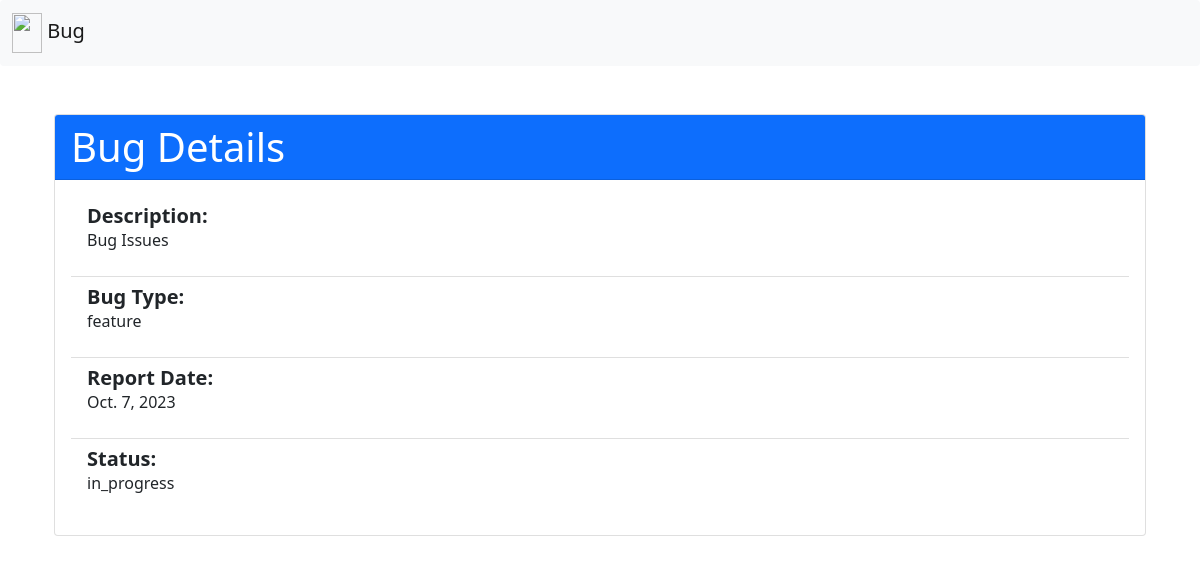
Page /bug/bug/4/ on the committed database.
### bug/models.py (models this page shows, shortened)
class Bug(models.Model):
    BUG_TYPES = [
        ('error', 'Error'),
        ('feature', 'New Feature'),
        ('enhancement', 'Enhancement'),
        ('other', 'Other'),
    ]
    STATUS_CHOICES = [
        ('todo', 'To Do'),
        ('in_progress', 'In Progress'),
        ('done', 'Done'),
    ]
    description = models.TextField()
    bug_type = models.CharField(max_length=35, choices=BUG_TYPES, default='error')
    report_date = models.DateField(default=datetime.now)
    status = models.CharField(max_length=35, choices=STATUS_CHOICES, default='todo')

### bug/views.py (the view)
# urls.py: path('bug/<int:bug_id>/', views.view_bug, name='view_bug'),
def view_bug(request, bug_id):
    bug = get_object_or_404(Bug, pk=bug_id)
    return render(request, 'bug/view_bug.html', {'bug': bug})

### bug/templates/bug/view_bug.html
{% extends "bug/base.html" %}
{% block content %}
<div class="container mt-5">
    <div class="card">
        <div class="card-header bg-primary text-white">
            <h1 class="mb-0">Bug Details</h1>
        </div>
        <div class="card-body">
            <ul class="list-group list-group-flush">
                <li class="list-group-item">
                    <h5 class="mb-0"><strong>Description:</strong></h5>
                    <p>{{ bug.description }}</p>
                </li>
                <li class="list-group-item">
                    <h5 class="mb-0"><strong>Bug Type:</strong></h5>
                    <p>{{ bug.bug_type }}</p>
                </li>
                <li class="list-group-item">
                    <h5 class="mb-0"><strong>Report Date:</strong></h5>
                    <p>{{ bug.report_date }}</p>
                </li>
                <li class="list-group-item">
                    <h5 class="mb-0"><strong>Status:</strong></h5>
                    <p>{{ bug.status }}</p>
                </li>
            </ul>
        </div>
    </div>
</div>
{% endblock content %}

### rows in the picture
Bug: description "Bug Issues", bug_type "feature", report_date "Oct. 7, 2023", status "in_progress"
